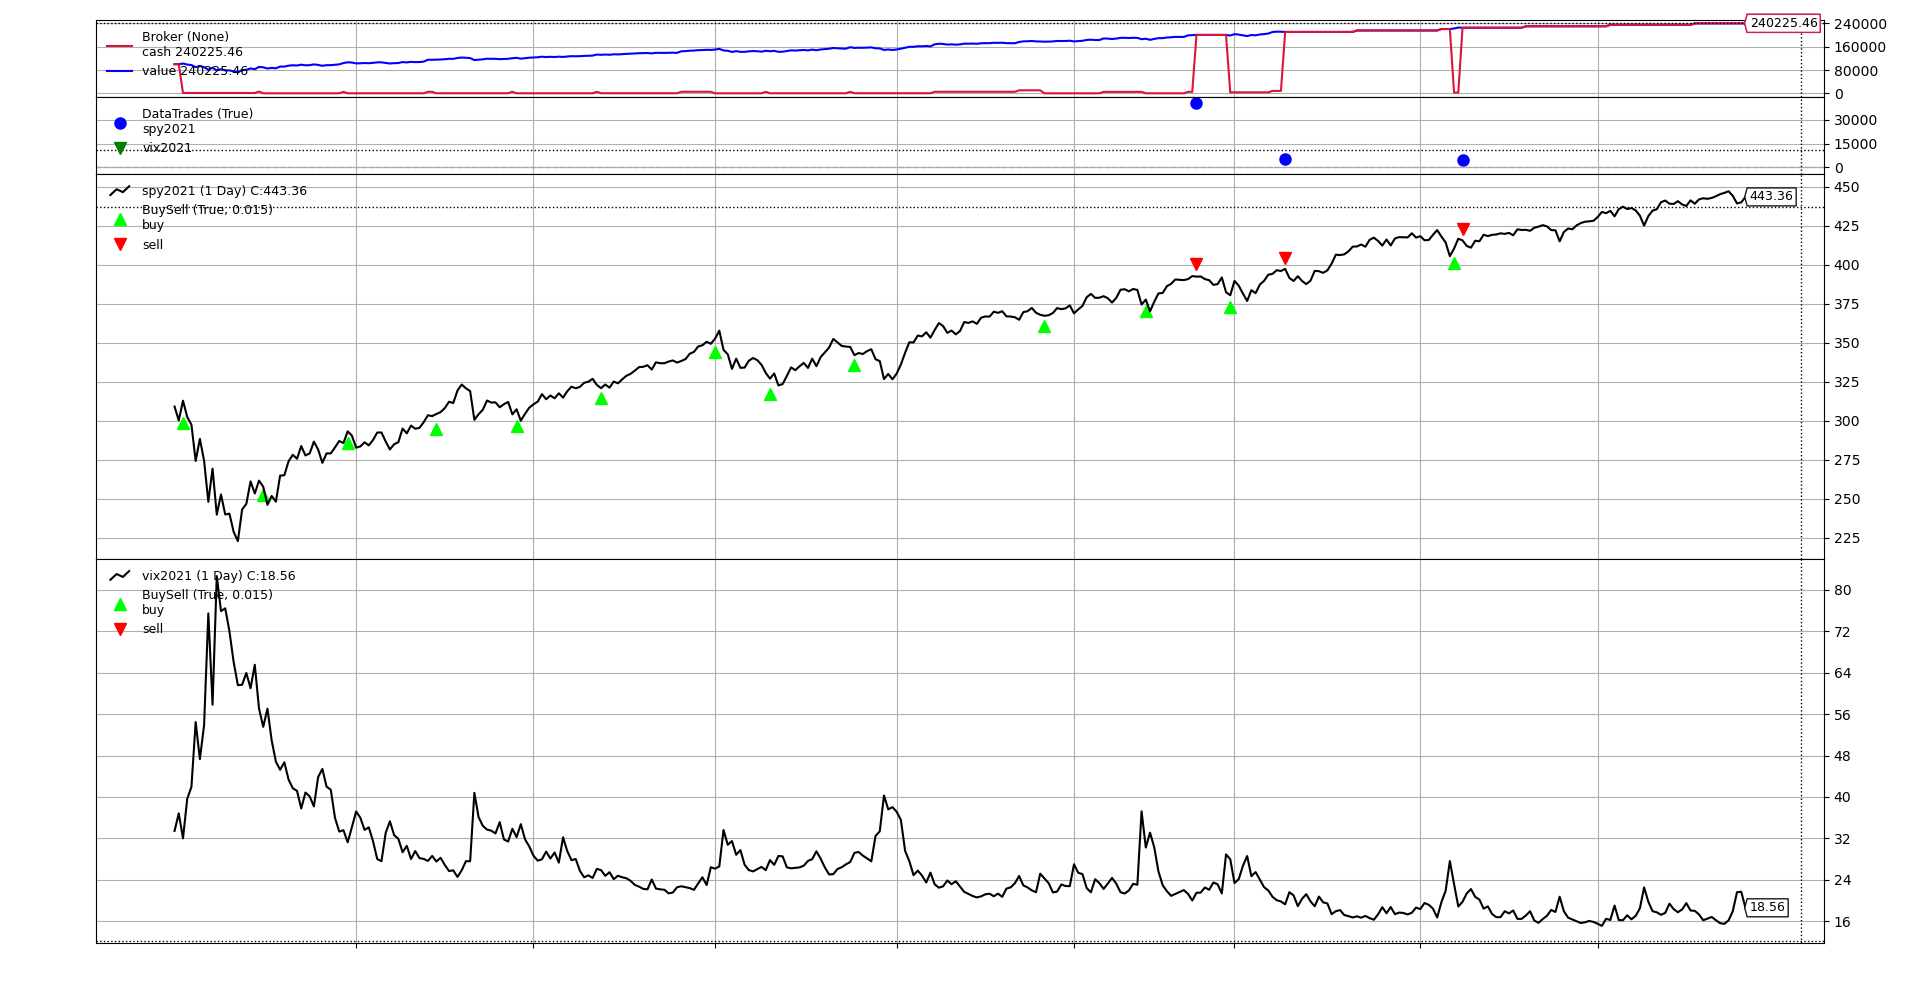

Python code for this plot:
import backtrader as bt
import os
from datetime import *
import config
from config import *

from VIXStrategy import VIXStrategy
import yfinance as yf

from quote import *


def saveplots(cerebro, numfigs=1, iplot=True, start=None, end=None,
             width=16, height=9, dpi=300, tight=True, use=None, file_path = '', **kwargs):

        from backtrader import plot
        if cerebro.p.oldsync:
            plotter = plot.Plot_OldSync(volume=False,**kwargs)
        else:
            plotter = plot.Plot(volume=False,**kwargs)

        figs = []
        for stratlist in cerebro.runstrats:
            for si, strat in enumerate(stratlist):
                rfig = plotter.plot(strat, figid=si * 100,
                                    numfigs=numfigs, iplot=iplot,
                                    start=start, end=end, use=use)
                figs.append(rfig)

        for fig in figs:
            for f in fig:
                f.savefig(file_path, bbox_inches='tight')
        return figs

def vix_spy():
    cerebro = bt.Cerebro()
    cerebro.broker.setcash(100000)


    class SPYVIXData(bt.feeds.GenericCSVData):
        lines = ('vixopen', 'vixhigh', 'vixlow', 'vixclose',)

        params = (
            ('dtformat', '%Y-%m-%d'),
            ('date', 0),
            ('spyopen', 1),
            ('spyhigh', 2),
            ('spylow', 3),
            ('spyclose', 4),
            ('spyadjclose', 5),
            ('spyvolume', 6),
            ('vixopen', 7),
            ('vixhigh', 8),
            ('vixlow', 9),
            ('vixclose', 10)
        )
    class VIXData(bt.feeds.GenericCSVData):
            params = (
    
            ('dtformat', '%Y-%m-%d'),
            ('date', 0),
            ('vixopen', 1),
            ('vixhigh', 2),
            ('vixlow', 3),
            ('vixclose', 4),
            ('volume', -1),
            ('openinterest', -1)
        )

    csv_file = os.path.dirname(os.path.realpath(__file__)) + "\\spy2021.csv"
    vix_csv_file = os.path.dirname(os.path.realpath(__file__)) + "\\vix2021.csv"

    spyVixDataFeed = SPYVIXData(dataname=csv_file)
    vixDataFeed = VIXData(dataname=vix_csv_file)

    cerebro.adddata(spyVixDataFeed)
    cerebro.adddata(vixDataFeed)

    cerebro.addstrategy(VIXStrategy)
    cerebro.run()

    saveplots(cerebro, file_path = 'vix/vix_spy.png') #run it
    return print("=== update the latest VIX on DATE : {} ===".format(datetime.now()))

def vix_qqq():
    cerebro = bt.Cerebro()
    cerebro.broker.setcash(100000)


    class SPYVIXData(bt.feeds.GenericCSVData):
        lines = ('vixopen', 'vixhigh', 'vixlow', 'vixclose',)

        params = (
            ('dtformat', '%Y-%m-%d'),
            ('date', 0),
            ('spyopen', 1),
            ('spyhigh', 2),
            ('spylow', 3),
            ('spyclose', 4),
            ('spyadjclose', 5),
            ('spyvolume', 6),
            ('vixopen', 7),
            ('vixhigh', 8),
            ('vixlow', 9),
            ('vixclose', 10)
        )
    class VIXData(bt.feeds.GenericCSVData):
            params = (
    
            ('dtformat', '%Y-%m-%d'),
            ('date', 0),
            ('vixopen', 1),
            ('vixhigh', 2),
            ('vixlow', 3),
            ('vixclose', 4),
            ('volume', -1),
            ('openinterest', -1)
        )

    csv_file = os.path.dirname(os.path.realpath(__file__)) + "\\qqq2021.csv"
    vix_csv_file = os.path.dirname(os.path.realpath(__file__)) + "\\vix2021.csv"

    spyVixDataFeed = SPYVIXData(dataname=csv_file)
    vixDataFeed = VIXData(dataname=vix_csv_file)

    cerebro.adddata(spyVixDataFeed)
    cerebro.adddata(vixDataFeed)

    cerebro.addstrategy(VIXStrategy)
    cerebro.run()

    saveplots(cerebro, file_path = 'vix/vix_qqq.png') #run it
    return print("=== update the latest VIX on DATE : {} ===".format(datetime.now()))


def vix_arkk():
    cerebro = bt.Cerebro()
    cerebro.broker.setcash(100000)


    class SPYVIXData(bt.feeds.GenericCSVData):
        lines = ('vixopen', 'vixhigh', 'vixlow', 'vixclose',)

        params = (
            ('dtformat', '%Y-%m-%d'),
            ('date', 0),
            ('spyopen', 1),
            ('spyhigh', 2),
            ('spylow', 3),
            ('spyclose', 4),
            ('spyadjclose', 5),
            ('spyvolume', 6),
            ('vixopen', 7),
            ('vixhigh', 8),
            ('vixlow', 9),
            ('vixclose', 10)
        )
    class VIXData(bt.feeds.GenericCSVData):
            params = (
    
            ('dtformat', '%Y-%m-%d'),
            ('date', 0),
            ('vixopen', 1),
            ('vixhigh', 2),
            ('vixlow', 3),
            ('vixclose', 4),
            ('volume', -1),
            ('openinterest', -1)
        )

    csv_file = os.path.dirname(os.path.realpath(__file__)) + "\\arkk2021.csv"
    vix_csv_file = os.path.dirname(os.path.realpath(__file__)) + "\\vix2021.csv"

    spyVixDataFeed = SPYVIXData(dataname=csv_file)
    vixDataFeed = VIXData(dataname=vix_csv_file)

    cerebro.adddata(spyVixDataFeed)
    cerebro.adddata(vixDataFeed)

    cerebro.addstrategy(VIXStrategy)
    cerebro.run()

    saveplots(cerebro, file_path = 'vix/vix_arkk.png') #run it
    return print("=== update the latest VIX on DATE : {} ===".format(datetime.now()))


vix_spy()
vix_qqq()
vix_arkk()

# cerebro.plot(volume=False, savefig=True, figfilename='vix.png')
# figure = cerebro.plot(iplot=False,volume=False)[0][0].savefig('vix/vix.png')
# figure.savefig('vix.png')





